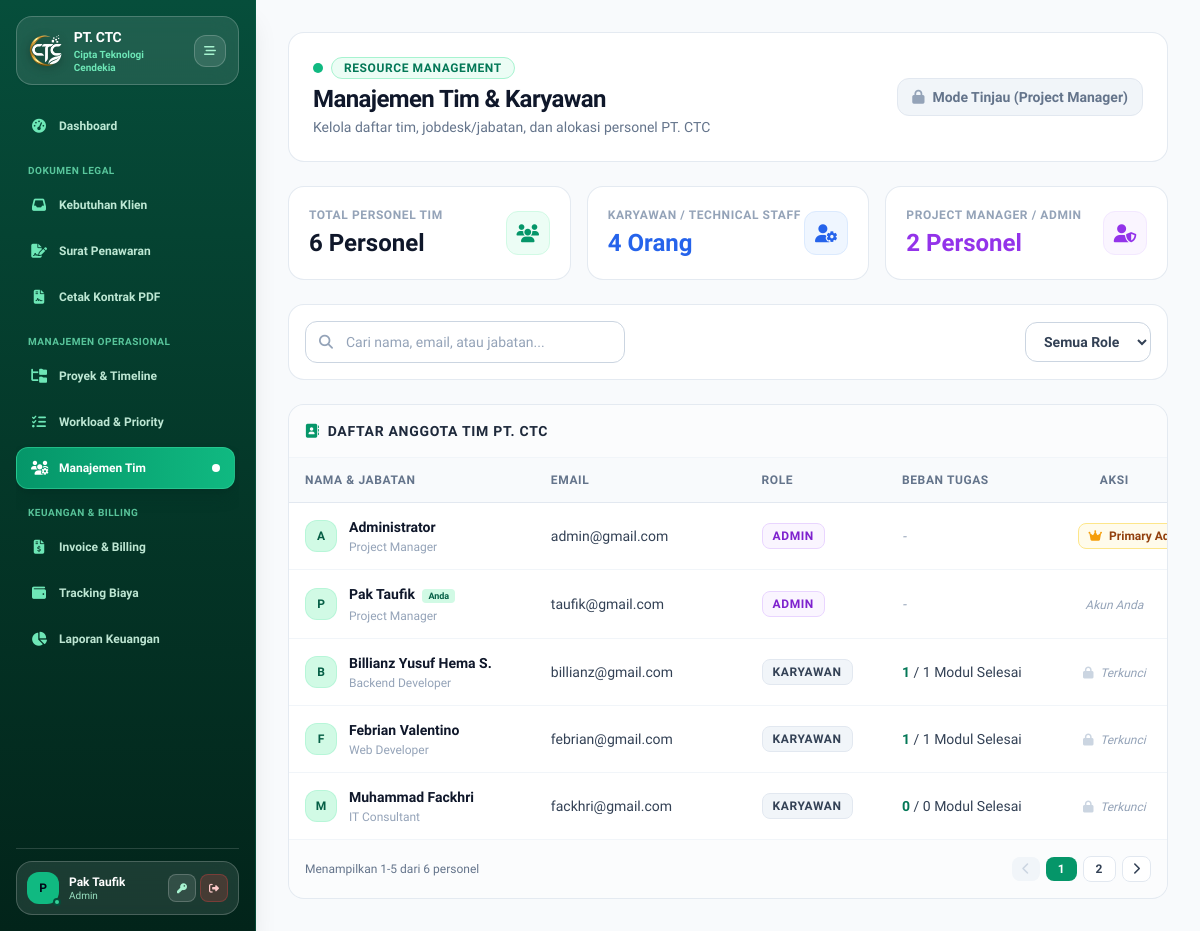
The app's page /modules/users/index.php (signed in) with its own data.
### tables this page shows
CREATE TABLE `users` (
  `id` int(11) NOT NULL,
  `nama` varchar(100) NOT NULL,
  `email` varchar(100) NOT NULL,
  `password` varchar(255) NOT NULL,
  `role` enum('admin','karyawan') DEFAULT 'karyawan',
  `jabatan` varchar(100) DEFAULT 'Developer',
  `created_at` timestamp NOT NULL DEFAULT current_timestamp()
);

### modules/users/index.php (the view, shortened to what this page needs)
<?php
require_once __DIR__ . '/../../config/database.php';
$loggedInUserId = (int)$_SESSION['user_id'];
$stmtMe = $pdo->prepare("SELECT * FROM users WHERE id = ? LIMIT 1");
$stmtMe->execute([$loggedInUserId]);
$currentUser = $stmtMe->fetch();
$isSuperAdmin = ($currentUser && strtolower($currentUser['email']) === 'admin@gmail.com');
$users = $pdo->query("
    SELECT u.*,
           COUNT(DISTINCT ta.task_id) AS total_assigned_tasks,
           SUM(CASE WHEN t.status = 'Done' THEN 1 ELSE 0 END) AS completed_tasks
    FROM users u
    LEFT JOIN task_assignees ta ON u.id = ta.user_id
    LEFT JOIN tasks t ON ta.task_id = t.id
    GROUP BY u.id
    ORDER BY CASE WHEN LOWER(u.email) = 'admin@gmail.com' THEN 0 ELSE 1 END, u.role ASC, u.nama ASC
")->fetchAll();
$totalPersonel = count($users);
$totalAdmin    = 0;
$totalKaryawan = 0;
foreach ($users as $u) {
    if (strtolower($u['role']) === 'admin') {
        $totalAdmin++;
    } else {
        $totalKaryawan++;
    }
}
require_once __DIR__ . '/../../includes/header.php';
require_once __DIR__ . '/../../includes/sidebar.php';
?>
<main class="flex-1 p-4 sm:p-6 md:p-8 overflow-y-auto w-full min-w-0 bg-[#f8fafc] text-slate-800 selection:bg-emerald-600 selection:text-white">
    <div class="flex flex-col md:flex-row justify-between md:items-center gap-4 mb-6 bg-white p-5 sm:p-6 rounded-2xl border border-slate-200/90 shadow-xs">
        <div>
            <div class="flex items-center gap-2 mb-1">
                <span class="w-2.5 h-2.5 rounded-full bg-emerald-500 animate-pulse"></span>
                <span class="text-xs font-semibold uppercase tracking-wider text-emerald-700 bg-emerald-50 border border-emerald-200 px-3 py-0.5 rounded-full">
                    RESOURCE MANAGEMENT
                </span>
            </div>
            <h1 class="text-xl md:text-2xl font-bold text-slate-900 tracking-tight">Manajemen Tim & Karyawan</h1>
            <p class="text-xs sm:text-sm text-slate-500 font-normal mt-0.5">Kelola daftar tim, jobdesk/jabatan, dan alokasi personel PT. CTC</p>
        </div>
        <?php if ($isSuperAdmin): ?>
            <button onclick="openUserModal()" class="btn-press bg-emerald-600 hover:bg-emerald-700 text-white font-semibold text-xs sm:text-sm px-4 py-2.5 rounded-xl transition shadow-xs flex items-center justify-center gap-2 shrink-0">
                <i class="fa-solid fa-user-plus text-xs sm:text-sm"></i> Tambah Karyawan Baru
            </button>
        <?php else: ?>
            <div class="px-3.5 py-2 bg-slate-100 border border-slate-200 text-slate-500 rounded-xl text-xs sm:text-sm font-semibold flex items-center gap-2 shrink-0">
                <i class="fa-solid fa-lock text-slate-400"></i> Mode Tinjau (Project Manager)
            </div>
        <?php endif; ?>
    </div>
    <div class="grid grid-cols-1 sm:grid-cols-3 gap-4 mb-6">
        <div class="bg-white border border-slate-200/90 rounded-2xl p-4 sm:p-5 shadow-xs flex items-center justify-between">
            <div>
                <span class="text-xs font-semibold uppercase text-slate-400 tracking-wider block">Total Personel Tim</span>
                <span class="text-2xl font-bold text-slate-900 mt-1 block"><?= $totalPersonel ?> Personel</span>
            </div>
            <div class="w-11 h-11 rounded-xl bg-emerald-50 text-emerald-600 flex items-center justify-center text-lg border border-emerald-100">
                <i class="fa-solid fa-users"></i>
            </div>
        </div>
        <div class="bg-white border border-slate-200/90 rounded-2xl p-4 sm:p-5 shadow-xs flex items-center justify-between">
            <div>
                <span class="text-xs font-semibold uppercase text-slate-400 tracking-wider block">Karyawan / Technical Staff</span>
                <span class="text-2xl font-bold text-blue-600 mt-1 block"><?= $totalKaryawan ?> Orang</span>
            </div>
            <div class="w-11 h-11 rounded-xl bg-blue-50 text-blue-600 flex items-center justify-center text-lg border border-blue-100">
                <i class="fa-solid fa-user-gear"></i>
            </div>
        </div>
        <div class="bg-white border border-slate-200/90 rounded-2xl p-4 sm:p-5 shadow-xs flex items-center justify-between">
            <div>
                <span class="text-xs font-semibold uppercase text-slate-400 tracking-wider block">Project Manager / Admin</span>
                <span class="text-2xl font-bold text-purple-600 mt-1 block"><?= $totalAdmin ?> Personel</span>
            </div>
            <div class="w-11 h-11 rounded-xl bg-purple-50 text-purple-600 flex items-center justify-center text-lg border border-purple-100">
                <i class="fa-solid fa-user-shield"></i>
            </div>
        </div>
    </div>
    <div class="bg-white border border-slate-200/90 rounded-2xl p-4 mb-6 shadow-xs flex flex-col sm:flex-row items-center justify-between gap-3">
        <div class="relative w-full sm:w-80">
            <input type="text" id="userSearchInput" onkeyup="filterUsers()" placeholder="Cari nama, email, atau jabatan..." class="input-glow w-full px-3.5 py-2.5 pl-10 rounded-xl border border-slate-300 text-xs sm:text-sm font-normal text-slate-800 bg-white focus:outline-none placeholder:text-slate-400">
            <div class="absolute inset-y-0 left-0 pl-3.5 flex items-center pointer-events-none text-slate-400">
            </div>
        </div>
        <div class="flex items-center gap-2 w-full sm:w-auto justify-end">
            <select id="roleFilterSelect" onchange="filterUsers()" class="input-glow px-3.5 py-2.5 rounded-xl border border-slate-300 text-xs sm:text-sm font-semibold text-slate-700 bg-white focus:outline-none w-full sm:w-auto">
                <option value="all">Semua Role</option>
            </select>
        </div>
    </div>
    <div class="bg-white border border-slate-200/90 rounded-2xl shadow-xs overflow-hidden">
        <div class="p-4 border-b border-slate-100 flex items-center justify-between bg-slate-50/50">
            <h3 class="font-bold text-slate-800 text-xs sm:text-sm uppercase tracking-wider flex items-center gap-2">
                <i class="fa-solid fa-address-book text-emerald-600"></i> Daftar Anggota Tim PT. CTC
            </h3>
        </div>
        <div class="w-full overflow-x-auto">
            <table class="w-full text-left border-collapse text-xs sm:text-sm table-fixed min-w-[750px]" id="usersTable">
                <thead>
                    <tr class="bg-slate-50 border-b border-slate-200 text-xs font-semibold text-slate-500 uppercase tracking-wider">
                        <th class="py-3.5 px-4 w-[28%]">NAMA & JABATAN</th>
                        <th class="py-3.5 px-4 w-[24%]">EMAIL</th>
                        <th class="py-3.5 px-4 w-[16%]">ROLE</th>
                        <th class="py-3.5 px-4 w-[20%]">BEBAN TUGAS</th>
                        <th class="py-3.5 px-4 w-[12%] text-center">AKSI</th>
                    </tr>
                </thead>
                <tbody class="divide-y divide-slate-100" id="usersTableBody">
                    <?php foreach ($users as $u): ?>
                        <?php
                            $roleLower   = strtolower($u['role']);
                            $emailLower  = strtolower($u['email']);
                            $assignedT   = $u['total_assigned_tasks'] ?? 0;
                            $compT       = $u['completed_tasks'] ?? 0;
                            $isPrimary   = ($emailLower === 'admin@gmail.com');
                            $isSelf      = ((int)$u['id'] === $loggedInUserId);
                        ?>
                        <tr class="hover:bg-slate-50/70 transition user-row align-middle"
                            data-search="<?= htmlspecialchars(strtolower($u['nama'] . ' ' . $u['email'] . ' ' . $u['jabatan'])) ?>"
                            data-role="<?= htmlspecialchars($roleLower) ?>">
                            <td class="py-3.5 px-4">
                                <div class="flex items-center gap-3">
                                    <div class="w-8 h-8 rounded-xl bg-emerald-100 text-emerald-800 font-bold flex items-center justify-center text-xs shrink-0 border border-emerald-200/60">
                                        <?= strtoupper(substr($u['nama'], 0, 1)) ?>
                                    </div>
                                    <div class="min-w-0">
                                        <p class="font-semibold text-slate-900 text-xs sm:text-sm truncate">
                                            <?= htmlspecialchars($u['nama']) ?>
                                            <?php if ($isSelf): ?>
                                                <span class="text-[9px] bg-emerald-100 text-emerald-800 px-1.5 py-0.5 rounded font-bold ml-1">Anda</span>
                                            <?php endif; ?>
                                        </p>
                                        <p class="text-xs text-slate-400 font-normal truncate mt-0.5"><?= htmlspecialchars($u['jabatan']) ?></p>
                                    </div>
                                </div>
                            </td>
                            <td class="py-3.5 px-4 text-slate-700 font-normal text-xs sm:text-sm truncate">
                                <?= htmlspecialchars($u['email']) ?>
                            </td>
                            <td class="py-3.5 px-4 whitespace-nowrap">
                                <span class="px-2.5 py-1 text-xs font-semibold uppercase rounded-lg border tracking-wider inline-block
                                    <?= $roleLower === 'admin' ? 'bg-purple-50 text-purple-700 border-purple-200' : 'bg-slate-100 text-slate-700 border-slate-200' ?>">
                                    <?= htmlspecialchars($u['role']) ?>
                                </span>
                            </td>
                            <td class="py-3.5 px-4 font-normal text-slate-700 text-xs sm:text-sm truncate">
                                <?php if ($roleLower === 'admin'): ?>
                                    <span class="text-slate-400 italic font-medium">-</span>
                                <?php else: ?>
                                    <span class="text-emerald-700 font-semibold"><?= $compT ?></span> / <?= $assignedT ?> Modul Selesai
                                <?php endif; ?>
                            </td>
                            <td class="py-3.5 px-4 text-center whitespace-nowrap">
                                <?php if ($isPrimary): ?>
                                    <span class="px-2.5 py-1 bg-amber-50 text-amber-800 border border-amber-200 text-xs font-semibold rounded-lg inline-block shadow-2xs">
                                        <i class="fa-solid fa-crown text-amber-500 mr-1"></i> Primary Admin
                                    </span>
                                <?php elseif ($isSelf): ?>
                                    <span class="text-xs text-slate-400 font-normal italic">Akun Anda</span>
                                <?php else: ?>
                                    <span class="text-xs text-slate-400 font-normal italic"><i class="fa-solid fa-lock text-slate-300 mr-1"></i> Terkunci</span>
                                <?php endif; ?>
                            </td>
                        </tr>
                    <?php endforeach; ?>
                </tbody>
            </table>
        </div>
        <div class="p-4 border-t border-slate-100 flex flex-col sm:flex-row justify-between items-center gap-3 text-xs text-slate-500 bg-slate-50/50">
            <span class="font-medium" id="paginationInfo">Menampilkan 0 data</span>
            <div class="flex items-center gap-1.5" id="paginationControls"></div>
        </div>
    </div>
</main>
<?php require_once __DIR__ . '/../../includes/footer.php'; ?>

### includes/header.php (style rules this page uses)
body, input, select, button, h1, h2, h3, h4, h5, h6, textarea { font-family: 'Plus Jakarta Sans', sans-serif !important; }

### modules/users/index.php (style rules this page uses)
body, input, select, button, h1, h2, h3, h4, h5, h6 { font-family: 'Plus Jakarta Sans', sans-serif !important; }
.input-glow { transition: box-shadow .2s ease, border-color .2s ease; }

### records on screen
users: nama "A", nama "Administrator", jabatan "Project Manager", email "admin@gmail.com", role "ADMIN", shows "Primary…"
users: nama "P", nama "Pak Taufik", shows "Anda", jabatan "Project Manager", email "taufik@gmail.com", role "ADMIN", shows "Akun Anda"
users: nama "B", nama "Billianz Yusuf Hema S.", jabatan "Backend Developer", email "billianz@gmail.com", role "KARYAWAN", compT "1", assignedT "1", shows "Terkunci"
users: nama "F", nama "Febrian Valentino", jabatan "Web Developer", email "febrian@gmail.com", role "KARYAWAN", compT "1", assignedT "1", shows "Terkunci"
users: nama "M", nama "Muhammad Fackhri", jabatan "IT Consultant", email "fackhri@gmail.com", role "KARYAWAN", compT "0", assignedT "0", shows "Terkunci"

### other values on screen
substr($_SESSION['nama'] ?? 'A', 0, 1) "P"
$_SESSION['nama'] "Pak Taufik"
$_SESSION['role'] "Admin"
$totalPersonel "6"
$totalKaryawan "4"
$totalAdmin "2"
